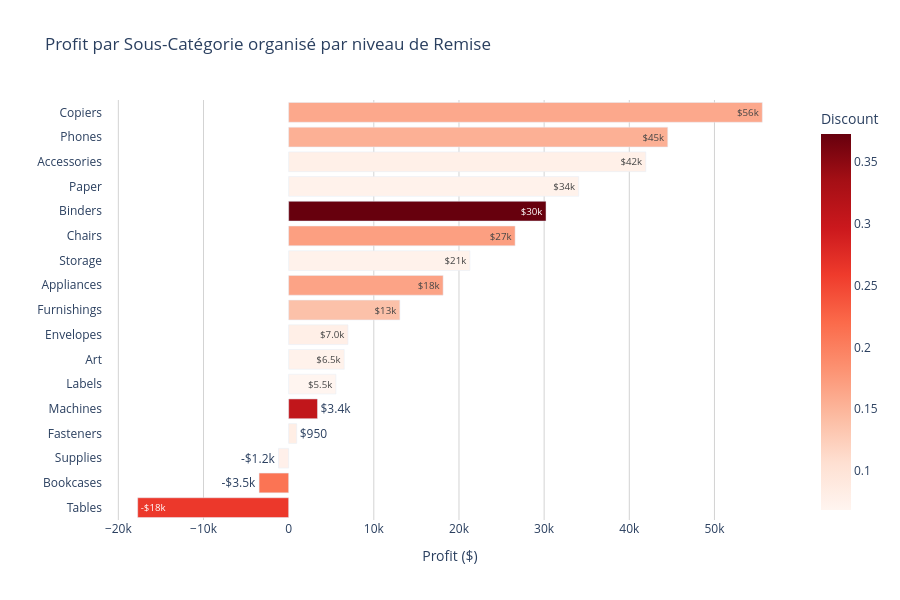

Write notebook code for a chart like this one.
### Markdown cell above
#### Au niveau des Sous-Catégories

### Code cell
df_subcat = df.groupby(['Category', 'Sub-Category'], as_index=False).agg({
    'Sales': 'sum',
    'Profit': 'sum',
    'Discount': 'mean'
}).sort_values(by='Profit', ascending=True)

fig_subcat = px.bar(
    df_subcat, 
    y='Sub-Category', 
    x='Profit', 
    orientation='h',
    color='Discount',
    color_continuous_scale='Reds',
    text_auto='$.2s',
    hover_data={'Category': True, 'Sales': ':$,.0f', 'Discount': ':.1%'},
    title="Profit par Sous-Catégorie organisé par niveau de Remise",
    labels={'Sub-Category': '', 'Profit': 'Profit ($)'}
)

fig_subcat.update_layout(
    plot_bgcolor='white', 
    height=600,
    hovermode='y unified'
)

fig_subcat.update_xaxes(showgrid=True, gridcolor='LightGray')
fig_subcat.show()

### Figure 1 — Plotly figure (JSON) as saved in the notebook; plotly's stock layout.template omitted (floating-point values rounded to 4 significant figures)
{"data": [{"customdata": [["Furniture", 207000.0, 0.2613], ["Furniture", 114900.0, 0.2111], ["Office Supplies", 46670.0, 0.07684], ["Office Supplies", 3024.0, 0.08203], ["Technology", 189200.0, 0.3061], ["Office Supplies", 12490.0, 0.06868], ["Office Supplies", 27120.0, 0.07487], ["Office Supplies", 16480.0, 0.08031], ["Furniture", 91710.0, 0.1383], ["Office Supplies", 107500.0, 0.1665], ["Office Supplies", 223800.0, 0.0747], ["Furniture", 328400.0, 0.1702], ["Office Supplies", 203400.0, 0.3723], ["Office Supplies", 78480.0, 0.07489], ["Technology", 167400.0, 0.07845], ["Technology", 330000.0, 0.1546], ["Technology", 149500.0, 0.1618]], "hovertemplate": "Profit ($)=%{x}<br>=%{y}<br>Category=%{customdata[0]}<br>Sales=%{customdata[1]:$,.0f}<br>Discount=%{marker.color:.1%}<extra></extra>", "legendgroup": "", "marker": {"color": [0.2613, 0.2111, 0.07684, 0.08203, 0.3061, 0.06868, 0.07487, 0.08031, 0.1383, 0.1665, 0.0747, 0.1702, 0.3723, 0.07489, 0.07845, 0.1546, 0.1618], "coloraxis": "coloraxis", "pattern": {"shape": ""}}, "name": "", "orientation": "h", "showlegend": false, "textposition": "auto", "texttemplate": "%{x:$.2s}", "type": "bar", "x": [-17730.0, -3473.0, -1189.0, 949.5, 3385.0, 5546.0, 6528.0, 6964.0, 13060.0, 18140.0, 21280.0, 26590.0, 30220.0, 34050.0, 41940.0, 44520.0, 55620.0], "xaxis": "x", "y": ["Tables", "Bookcases", "Supplies", "Fasteners", "Machines", "Labels", "Art", "Envelopes", "Furnishings", "Appliances", "Storage", "Chairs", "Binders", "Paper", "Accessories", "Phones", "Copiers"], "yaxis": "y"}], "layout": {"barmode": "relative", "coloraxis": {"colorbar": {"title": {"text": "Discount"}}, "colorscale": [[0, "rgb(255,245,240)"], [0.125, "rgb(254,224,210)"], [0.25, "rgb(252,187,161)"], [0.375, "rgb(252,146,114)"], [0.5, "rgb(251,106,74)"], [0.625, "rgb(239,59,44)"], [0.75, "rgb(203,24,29)"], [0.875, "rgb(165,15,21)"], [1, "rgb(103,0,13)"]]}, "height": 600, "hovermode": "y unified", "legend": {"tracegroupgap": 0}, "plot_bgcolor": "white", "title": {"text": "Profit par Sous-Catégorie organisé par niveau de Remise"}, "xaxis": {"anchor": "y", "domain": [0, 1], "gridcolor": "LightGray", "showgrid": true, "title": {"text": "Profit ($)"}}, "yaxis": {"anchor": "x", "domain": [0, 1], "title": {"text": ""}}}}
